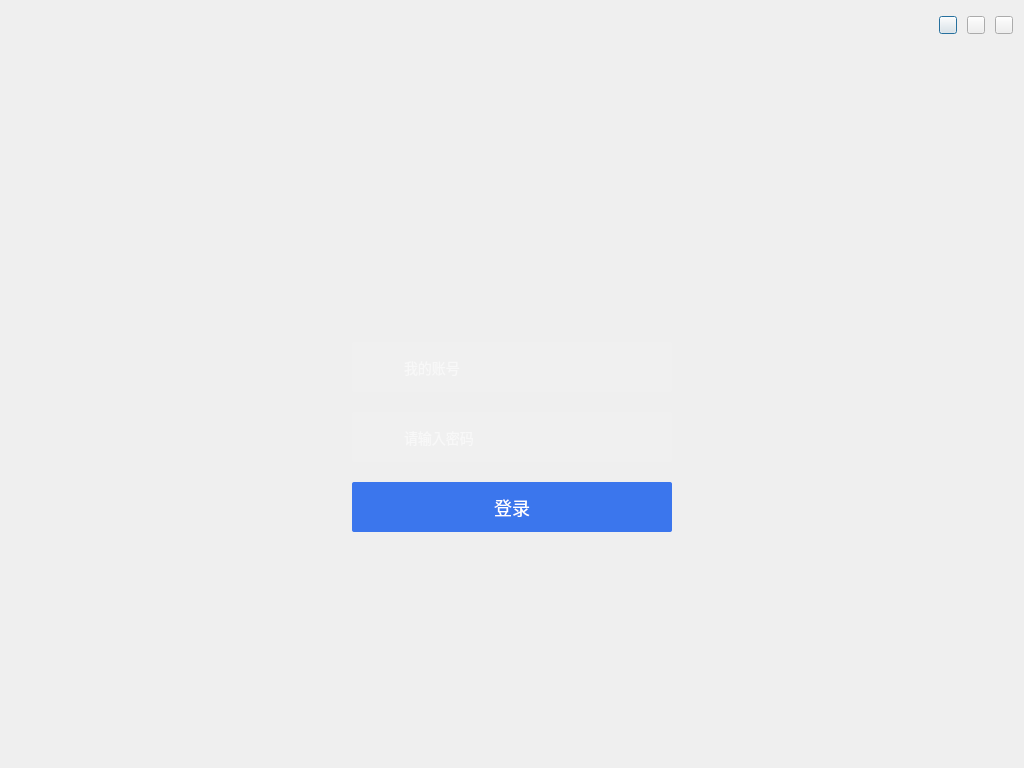
<?xml version="1.0" encoding="UTF-8"?>
<ui version="4.0">
 <class>loginDialog</class>
 <widget class="QDialog" name="loginDialog">
  <property name="geometry">
   <rect>
    <x>0</x>
    <y>0</y>
    <width>1024</width>
    <height>768</height>
   </rect>
  </property>
  <property name="minimumSize">
   <size>
    <width>1024</width>
    <height>768</height>
   </size>
  </property>
  <property name="maximumSize">
   <size>
    <width>1024</width>
    <height>768</height>
   </size>
  </property>
  <property name="windowTitle">
   <string>loginDialog</string>
  </property>
  <property name="styleSheet">
   <string notr="true">QDialog{
background-image:url(:/masterCashier/Resources/login/bg.png);
}</string>
  </property>
  <layout class="QVBoxLayout" name="verticalLayout">
   <property name="spacing">
    <number>0</number>
   </property>
   <property name="leftMargin">
    <number>0</number>
   </property>
   <property name="topMargin">
    <number>0</number>
   </property>
   <property name="rightMargin">
    <number>0</number>
   </property>
   <property name="bottomMargin">
    <number>0</number>
   </property>
   <item>
    <widget class="QWidget" name="wgt_top" native="true">
     <property name="minimumSize">
      <size>
       <width>0</width>
       <height>50</height>
      </size>
     </property>
     <property name="maximumSize">
      <size>
       <width>16777215</width>
       <height>50</height>
      </size>
     </property>
     <property name="styleSheet">
      <string notr="true">#btn_min{
border-image:url(:/masterCashier/Resources/login/min.png);
}
#btn_min:pressed{
margin:1px;
}
#btn_max{
border-image:url(:/masterCashier/Resources/login/max.png);
}
#btn_max:pressed{
margin:1px;
}
#btn_close{
border-image:url(:/masterCashier/Resources/login/close.png);
}
#btn_close:pressed{
margin:1px;
}</string>
     </property>
     <layout class="QHBoxLayout" name="horizontalLayout">
      <property name="spacing">
       <number>10</number>
      </property>
      <item>
       <spacer name="horizontalSpacer">
        <property name="orientation">
         <enum>Qt::Horizontal</enum>
        </property>
        <property name="sizeHint" stdset="0">
         <size>
          <width>919</width>
          <height>20</height>
         </size>
        </property>
       </spacer>
      </item>
      <item>
       <widget class="QPushButton" name="btn_min">
        <property name="minimumSize">
         <size>
          <width>18</width>
          <height>18</height>
         </size>
        </property>
        <property name="maximumSize">
         <size>
          <width>18</width>
          <height>18</height>
         </size>
        </property>
        <property name="text">
         <string/>
        </property>
       </widget>
      </item>
      <item>
       <widget class="QPushButton" name="btn_max">
        <property name="minimumSize">
         <size>
          <width>18</width>
          <height>18</height>
         </size>
        </property>
        <property name="maximumSize">
         <size>
          <width>18</width>
          <height>18</height>
         </size>
        </property>
        <property name="text">
         <string/>
        </property>
       </widget>
      </item>
      <item>
       <widget class="QPushButton" name="btn_close">
        <property name="minimumSize">
         <size>
          <width>18</width>
          <height>18</height>
         </size>
        </property>
        <property name="maximumSize">
         <size>
          <width>18</width>
          <height>18</height>
         </size>
        </property>
        <property name="text">
         <string/>
        </property>
       </widget>
      </item>
     </layout>
    </widget>
   </item>
   <item>
    <widget class="QWidget" name="wgt_bottom" native="true">
     <property name="styleSheet">
      <string notr="true">#lbl_name{
font-family:&quot;微软雅黑&quot;;
font-size:36px;
color:#FFFFFF;
}
#btn_login{
font-family:&quot;微软雅黑&quot;;
font-size:18px;
color:#FFFFFF;
background:#3B76ED;
border-radius:2px;
}
#btn_login:pressed{
margin:1px;
}
#lbl_account{
background-image:url(:/masterCashier/Resources/login/login_account.png);
}
#lbl_passwd{
background-image:url(:/masterCashier/Resources/login/login_password.png);
}
QLineEdit{
font-family:&quot;微软雅黑&quot;;
font-size:14px;
color:rgba(255,255,255,1);
border:none;
background:transparent;
}
#wgt_account{
background:rgba(255,255,255,0.07);
box-shadow:0px 0px 3px 0px rgba(31,66,136,1);
border-radius:2px;
}
#wgt_passwd{
background:rgba(255,255,255,0.07);
box-shadow:0px 0px 3px 0px rgba(31,66,136,1);
border-radius:2px;
}</string>
     </property>
     <layout class="QGridLayout" name="gridLayout">
      <property name="topMargin">
       <number>180</number>
      </property>
      <property name="bottomMargin">
       <number>180</number>
      </property>
      <property name="spacing">
       <number>0</number>
      </property>
      <item row="2" column="1">
       <spacer name="verticalSpacer">
        <property name="orientation">
         <enum>Qt::Vertical</enum>
        </property>
        <property name="sizeType">
         <enum>QSizePolicy::Fixed</enum>
        </property>
        <property name="sizeHint" stdset="0">
         <size>
          <width>20</width>
          <height>60</height>
         </size>
        </property>
       </spacer>
      </item>
      <item row="1" column="1" alignment="Qt::AlignHCenter">
       <widget class="QLabel" name="lbl_name">
        <property name="text">
         <string/>
        </property>
       </widget>
      </item>
      <item row="3" column="0">
       <spacer name="horizontalSpacer_2">
        <property name="orientation">
         <enum>Qt::Horizontal</enum>
        </property>
        <property name="sizeHint" stdset="0">
         <size>
          <width>302</width>
          <height>20</height>
         </size>
        </property>
       </spacer>
      </item>
      <item row="3" column="2">
       <spacer name="horizontalSpacer_3">
        <property name="orientation">
         <enum>Qt::Horizontal</enum>
        </property>
        <property name="sizeHint" stdset="0">
         <size>
          <width>302</width>
          <height>20</height>
         </size>
        </property>
       </spacer>
      </item>
      <item row="3" column="1">
       <layout class="QVBoxLayout" name="verticalLayout_2">
        <property name="spacing">
         <number>20</number>
        </property>
        <item alignment="Qt::AlignHCenter">
         <widget class="QWidget" name="wgt_account" native="true">
          <property name="minimumSize">
           <size>
            <width>320</width>
            <height>50</height>
           </size>
          </property>
          <property name="maximumSize">
           <size>
            <width>320</width>
            <height>50</height>
           </size>
          </property>
          <layout class="QHBoxLayout" name="horizontalLayout_2">
           <property name="spacing">
            <number>10</number>
           </property>
           <property name="leftMargin">
            <number>20</number>
           </property>
           <item>
            <widget class="QLabel" name="lbl_account">
             <property name="minimumSize">
              <size>
               <width>20</width>
               <height>20</height>
              </size>
             </property>
             <property name="maximumSize">
              <size>
               <width>20</width>
               <height>20</height>
              </size>
             </property>
             <property name="text">
              <string/>
             </property>
            </widget>
           </item>
           <item>
            <widget class="QLineEdit" name="lEdit_account">
             <property name="minimumSize">
              <size>
               <width>0</width>
               <height>20</height>
              </size>
             </property>
             <property name="maximumSize">
              <size>
               <width>16777215</width>
               <height>20</height>
              </size>
             </property>
             <property name="placeholderText">
              <string>我的账号</string>
             </property>
            </widget>
           </item>
          </layout>
         </widget>
        </item>
        <item alignment="Qt::AlignHCenter">
         <widget class="QWidget" name="wgt_passwd" native="true">
          <property name="minimumSize">
           <size>
            <width>320</width>
            <height>50</height>
           </size>
          </property>
          <property name="maximumSize">
           <size>
            <width>320</width>
            <height>50</height>
           </size>
          </property>
          <layout class="QHBoxLayout" name="horizontalLayout_3">
           <property name="spacing">
            <number>10</number>
           </property>
           <property name="leftMargin">
            <number>20</number>
           </property>
           <item>
            <widget class="QLabel" name="lbl_passwd">
             <property name="minimumSize">
              <size>
               <width>20</width>
               <height>20</height>
              </size>
             </property>
             <property name="maximumSize">
              <size>
               <width>20</width>
               <height>20</height>
              </size>
             </property>
             <property name="text">
              <string/>
             </property>
            </widget>
           </item>
           <item>
            <widget class="QLineEdit" name="lEdit_passwd">
             <property name="minimumSize">
              <size>
               <width>0</width>
               <height>20</height>
              </size>
             </property>
             <property name="maximumSize">
              <size>
               <width>16777215</width>
               <height>20</height>
              </size>
             </property>
             <property name="placeholderText">
              <string>请输入密码</string>
             </property>
            </widget>
           </item>
          </layout>
         </widget>
        </item>
        <item alignment="Qt::AlignHCenter">
         <widget class="QPushButton" name="btn_login">
          <property name="minimumSize">
           <size>
            <width>320</width>
            <height>50</height>
           </size>
          </property>
          <property name="maximumSize">
           <size>
            <width>320</width>
            <height>50</height>
           </size>
          </property>
          <property name="text">
           <string>登录</string>
          </property>
         </widget>
        </item>
       </layout>
      </item>
      <item row="6" column="1">
       <spacer name="verticalSpacer_2">
        <property name="orientation">
         <enum>Qt::Vertical</enum>
        </property>
        <property name="sizeHint" stdset="0">
         <size>
          <width>20</width>
          <height>40</height>
         </size>
        </property>
       </spacer>
      </item>
      <item row="0" column="1">
       <spacer name="verticalSpacer_3">
        <property name="orientation">
         <enum>Qt::Vertical</enum>
        </property>
        <property name="sizeHint" stdset="0">
         <size>
          <width>20</width>
          <height>40</height>
         </size>
        </property>
       </spacer>
      </item>
      <item row="5" column="1">
       <widget class="QLabel" name="lbl_hint">
        <property name="minimumSize">
         <size>
          <width>0</width>
          <height>24</height>
         </size>
        </property>
        <property name="styleSheet">
         <string notr="true">font-family:&quot;微软雅黑&quot;;
font-size:20px;
color:#DE0000;</string>
        </property>
        <property name="text">
         <string/>
        </property>
        <property name="alignment">
         <set>Qt::AlignCenter</set>
        </property>
       </widget>
      </item>
      <item row="4" column="1">
       <widget class="QLabel" name="label_2">
        <property name="minimumSize">
         <size>
          <width>0</width>
          <height>20</height>
         </size>
        </property>
        <property name="maximumSize">
         <size>
          <width>16777215</width>
          <height>20</height>
         </size>
        </property>
        <property name="text">
         <string/>
        </property>
       </widget>
      </item>
     </layout>
    </widget>
   </item>
  </layout>
 </widget>
 <layoutdefault spacing="6" margin="11"/>
 <resources/>
 <connections/>
</ui>
